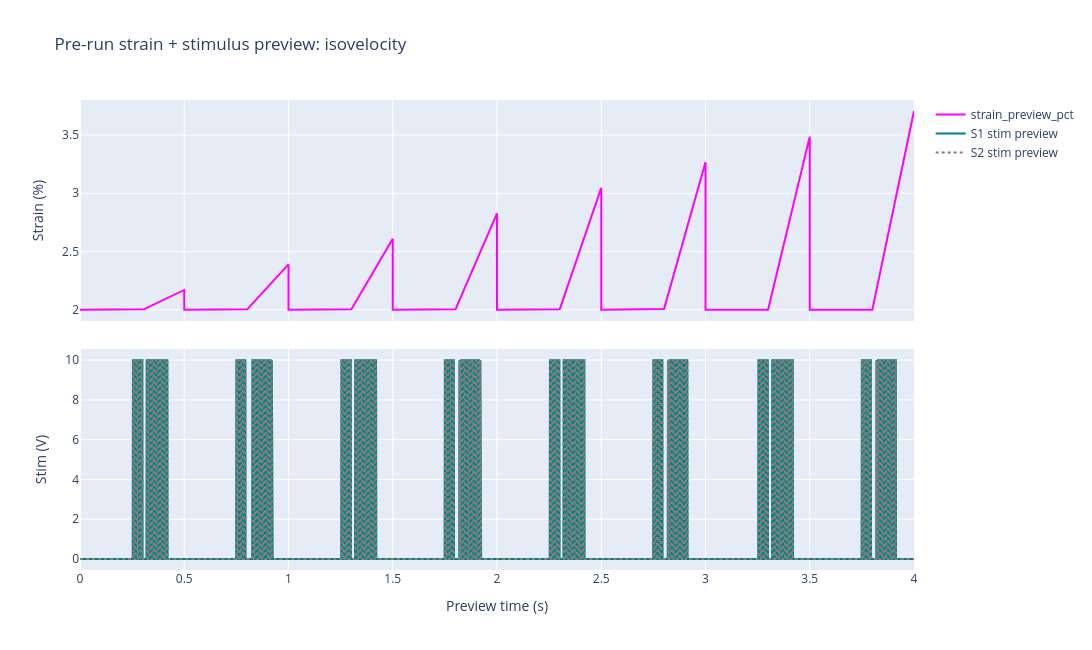

Notebook cell for this chart:
### Markdown cell above
## Pre-run stimulus + strain preview (universal)

Strain preview uses commanded motor angle and geometry:
- curvature `kappa = theta_rad / segment_length_m`
- strain fraction `epsilon = kappa * half_width_m`
- strain percent `epsilon_pct = 100 * epsilon`

where `segment_length_m = dclamp_mm / 1000` and `half_width_m = xsec_width_mm / 2000`.

### Code cell
# Requires the universal pre-run preview cell to be executed first.
if "preview_t" not in globals() or "preview_angle" not in globals():
    raise RuntimeError("Run the 'Universal pre-run preview (table + plot)' cell first.")

preview_t = np.asarray(preview_t, dtype=float)
preview_angle = np.asarray(preview_angle, dtype=float)

# --- Strain from geometry ---
dclamp_m = float(getattr(bender, "dclamp", np.nan)) / 1000.0
half_width_m = float(getattr(bender, "xsec_width", np.nan)) / 2000.0
if not np.isfinite(dclamp_m) or dclamp_m <= 0:
    raise ValueError("dclamp must be positive to compute strain preview.")
if not np.isfinite(half_width_m) or half_width_m <= 0:
    raise ValueError("xsec_width must be positive to compute strain preview.")

theta_rad = np.deg2rad(preview_angle)
kappa_1pm = theta_rad / dclamp_m
epsilon = kappa_1pm * half_width_m
strain_pct_preview = 100.0 * epsilon * bender.strain_display_sign()

# --- Stimulus preview (approximate but protocol-aware) ---
is_stim = bool(getattr(bender, "is_stim", False))
stim_rate = float(getattr(bender, "stim_pulse_rate", 75.0))
s1v = float(getattr(bender, "S1volts", 0.0))
s2v = float(getattr(bender, "S2volts", 0.0))

s1_prev = np.zeros_like(preview_t)
s2_prev = np.zeros_like(preview_t)
if is_stim and preview_t.size > 0:
    pulse = (np.mod(preview_t * stim_rate, 1.0) <= 0.5).astype(float)
    active = np.zeros_like(preview_t, dtype=bool)

    tt = str(getattr(bender, "test_type", "dynamic"))
    if tt == "calibration":
        tt = str(getattr(bender, "calibration_base_test_type", "dynamic"))

    if tt == "isometric":
        sp = dict(getattr(bender, "isometric_stim_params", {}) or {})
        ramp_s = float(sp.get("ramp_duration_s", 2.0))
        hold_s = float(sp.get("hold_duration_s", 5.0))
        settle_s = float(sp.get("settle_before_stim_s", 0.5))
        stim_dur = sp.get("stim_duration_s", None)
        n_trials = int(getattr(bender, "isometric_num_steps", len(preview_plan_df) if "preview_plan_df" in globals() else 1))
        trial_len = ramp_s + hold_s
        for i in range(max(1, n_trials)):
            t0 = i * trial_len + ramp_s + settle_s
            t1 = i * trial_len + (ramp_s + hold_s if stim_dur is None else min(ramp_s + hold_s, ramp_s + settle_s + float(stim_dur)))
            active |= (preview_t >= t0) & (preview_t < t1)

    elif tt == "isovelocity":
        sp = dict(getattr(bender, "isovelocity_stim_params", {}) or {})
        pre_hold_s = float(getattr(bender, "isovelocity_pre_hold_s", 0.3))
        iso_s = float(getattr(bender, "isovelocity_iso_duration_s", 0.2))
        settle_s = float(sp.get("settle_before_stim_s", 0.02))
        pre_iso_stim = float(sp.get("pre_iso_stim_duration_s", 0.0))
        stim_dur = sp.get("stim_duration_s", None)
        n_trials = int(getattr(bender, "isovelocity_num_steps", len(preview_plan_df) if "preview_plan_df" in globals() else 1))
        trial_len = pre_hold_s + iso_s
        for i in range(max(1, n_trials)):
            t_iso0 = i * trial_len + pre_hold_s
            if pre_iso_stim > 0:
                active |= (preview_t >= max(i * trial_len, t_iso0 - pre_iso_stim)) & (preview_t < t_iso0)
            t0 = t_iso0 + settle_s
            t1 = t_iso0 + (iso_s if stim_dur is None else min(iso_s, settle_s + float(stim_dur)))
            active |= (preview_t >= t0) & (preview_t < t1)

    else:
        # Motion-series protocols: preview as pulses during active command window.
        active |= np.isfinite(preview_t)

    s1_prev = pulse * active.astype(float) * s1v
    s2_prev = pulse * active.astype(float) * s2v

stim_on_fraction = float(np.mean((s1_prev > 0) | (s2_prev > 0))) if preview_t.size > 0 else 0.0

preview_extra_df = pd.DataFrame([{
    "test_type": str(getattr(bender, "test_type", "unknown")),
    "n_samples": int(preview_t.size),
    "duration_s": float(preview_t[-1] - preview_t[0]) if preview_t.size > 1 else 0.0,
    "strain_min_pct": float(np.nanmin(strain_pct_preview)) if strain_pct_preview.size else np.nan,
    "strain_max_pct": float(np.nanmax(strain_pct_preview)) if strain_pct_preview.size else np.nan,
    "stim_on_fraction": stim_on_fraction,
    "stim_pulse_rate_hz": stim_rate,
    "s1_volts": s1v,
    "s2_volts": s2v,
}])
display(preview_extra_df)

fig_prev2 = make_subplots(rows=2, cols=1, shared_xaxes=True, vertical_spacing=0.06)
fig_prev2.add_trace(go.Scatter(x=preview_t, y=strain_pct_preview, mode="lines", name="strain_preview_pct", line=dict(color="magenta")), row=1, col=1)
fig_prev2.add_trace(go.Scatter(x=preview_t, y=s1_prev, mode="lines", name="S1 stim preview", line=dict(color="teal")), row=2, col=1)
fig_prev2.add_trace(go.Scatter(x=preview_t, y=s2_prev, mode="lines", name="S2 stim preview", line=dict(color="gray", dash="dot")), row=2, col=1)
_tt2 = str(getattr(bender, "test_type", "unknown"))
_strain_ylab = bender.strain_yaxis_title_pct()
if _tt2 == "calibration":
    _tt2 = str(getattr(bender, "calibration_base_test_type", "dynamic"))
if _tt2 not in ("isometric", "isovelocity"):
    _strain_ylab = "ε_geom = κ·w/2 (%)"
fig_prev2.update_yaxes(title_text=_strain_ylab, row=1, col=1)
fig_prev2.update_yaxes(title_text="Stim (V)", row=2, col=1)
fig_prev2.update_xaxes(title_text="Preview time (s)", row=2, col=1)
_prev2_title = f"Pre-run strain + stimulus preview: {getattr(bender, 'test_type', 'unknown')}"
if str(getattr(bender, "test_type", "unknown")) in ("isometric", "isovelocity"):
    _prev2_title = _prev2_title + " | " + bender.strain_geometry_plot_context()
fig_prev2.update_layout(height=650, width=1100, title_text=_prev2_title)
try:
    fig_prev2.show(renderer="notebook_connected")
except Exception:
    fig_prev2.show()
display(fig_prev2)

### Figure 1 — Plotly figure (JSON) as saved in the notebook; plotly's stock layout.template omitted (floating-point values rounded to 4 significant figures; data arrays with more than 128 entries replaced by an {"elided": "..."} marker saying what was removed)
{"data": [{"line": {"color": "magenta"}, "mode": "lines", "name": "strain_preview_pct", "type": "scatter", "x": {"elided": "4008 float values"}, "xaxis": "x", "y": {"elided": "4008 float values"}, "yaxis": "y"}, {"line": {"color": "teal"}, "mode": "lines", "name": "S1 stim preview", "type": "scatter", "x": {"elided": "4008 float values"}, "xaxis": "x2", "y": {"elided": "4008 float values"}, "yaxis": "y2"}, {"line": {"color": "gray", "dash": "dot"}, "mode": "lines", "name": "S2 stim preview", "type": "scatter", "x": {"elided": "4008 float values"}, "xaxis": "x2", "y": {"elided": "4008 float values"}, "yaxis": "y2"}], "layout": {"height": 650, "title": {"text": "Pre-run strain + stimulus preview: isovelocity"}, "width": 1100, "xaxis": {"anchor": "y", "domain": [0, 1], "matches": "x2", "showticklabels": false}, "xaxis2": {"anchor": "y2", "domain": [0, 1], "title": {"text": "Preview time (s)"}}, "yaxis": {"anchor": "x", "domain": [0.53, 1], "title": {"text": "Strain (%)"}}, "yaxis2": {"anchor": "x2", "domain": [0, 0.47], "title": {"text": "Stim (V)"}}}}
